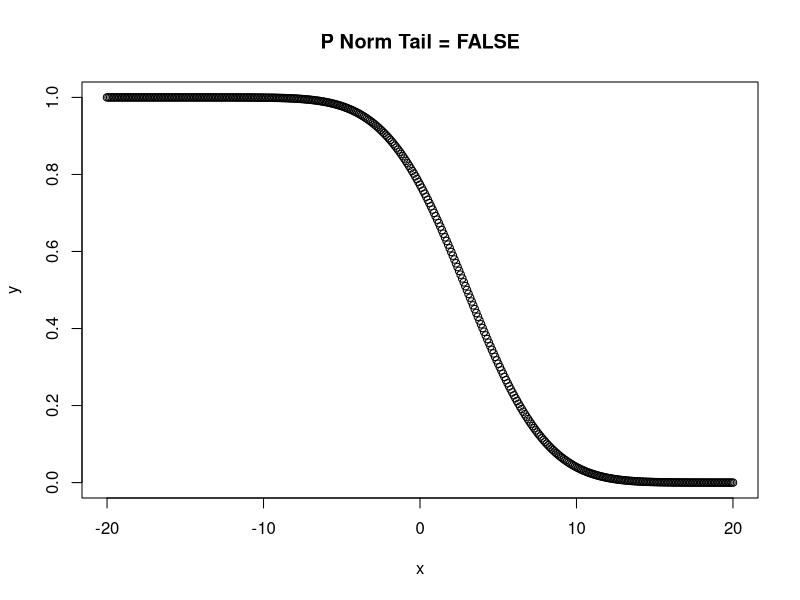
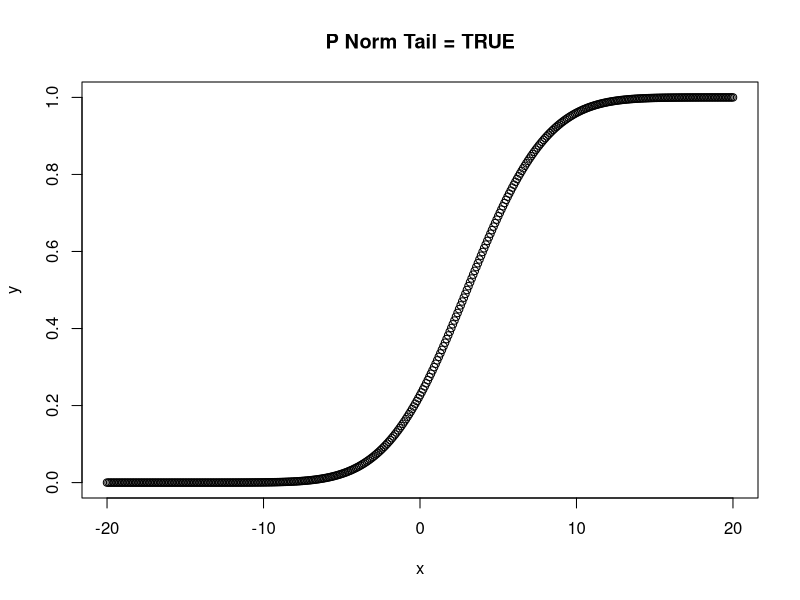
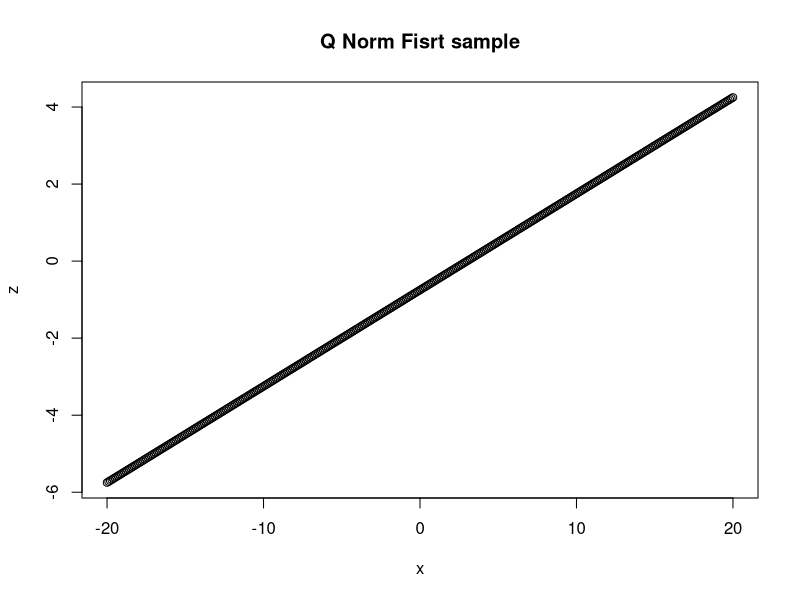
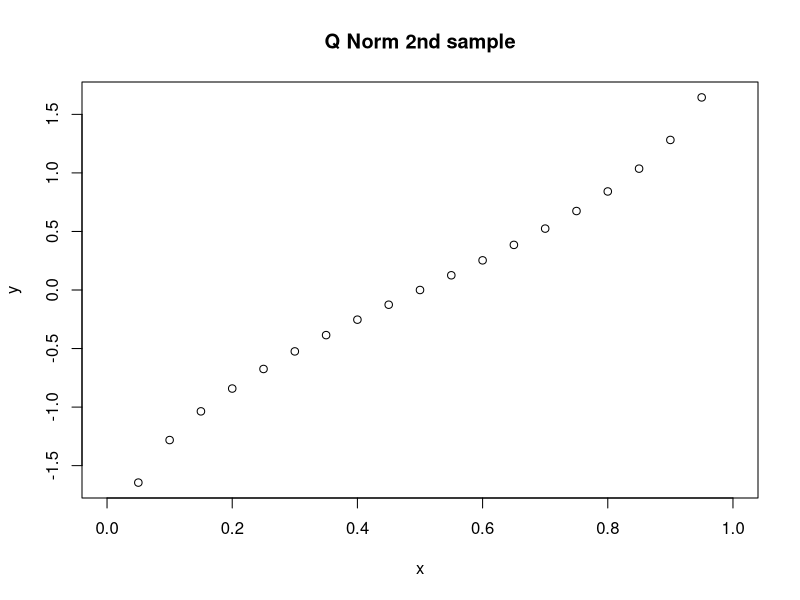
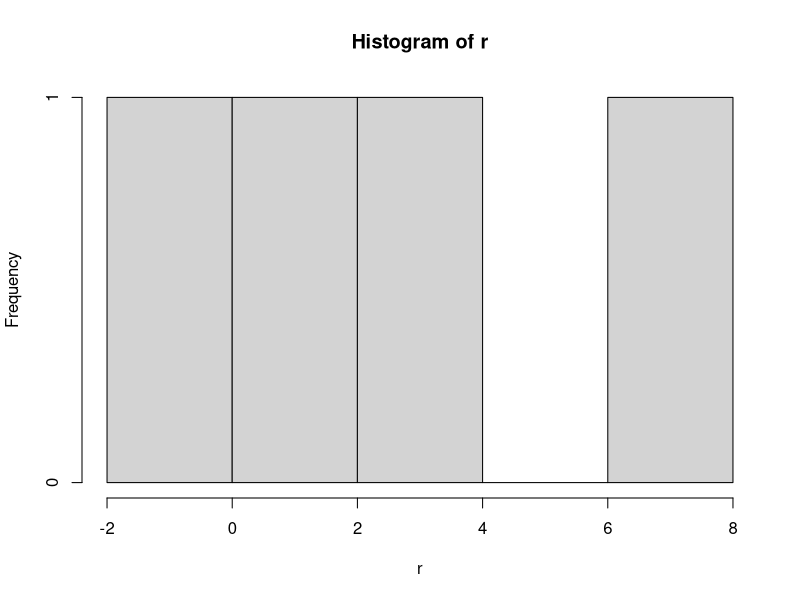
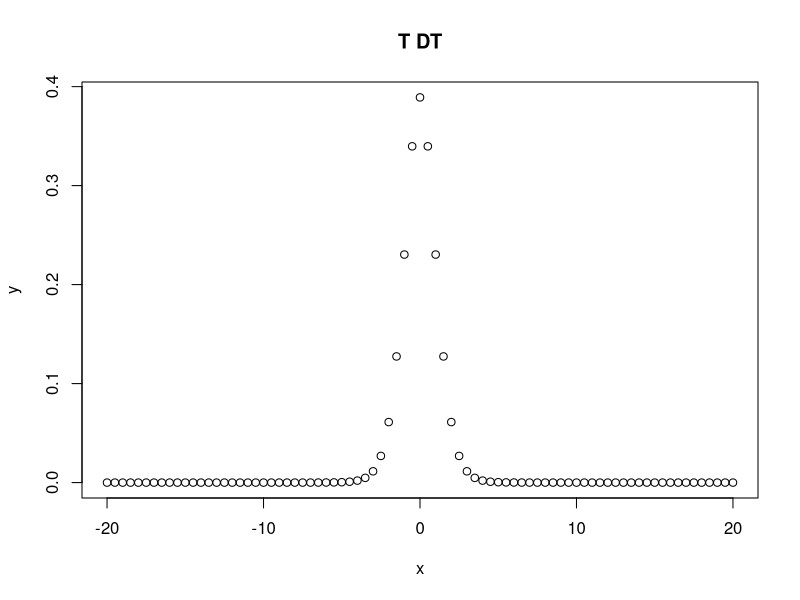
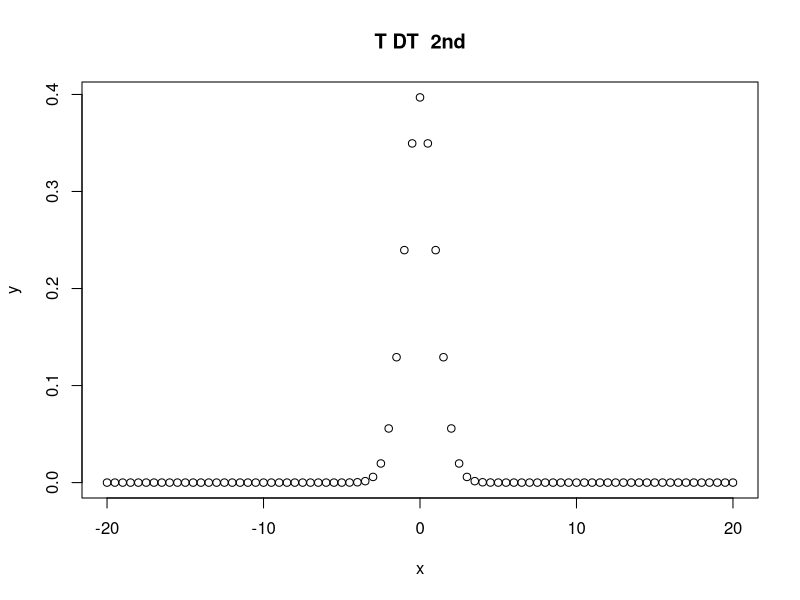
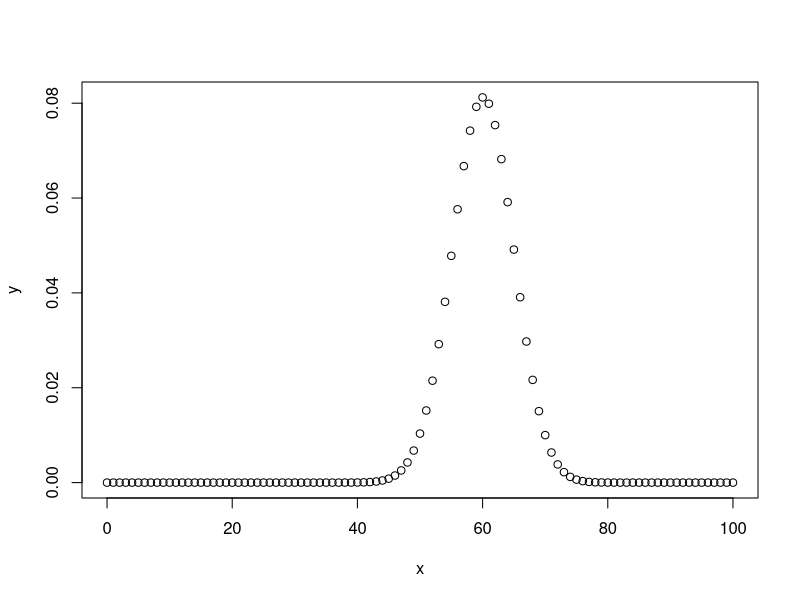

The R script that drew these images, in order:
# Title     : TODO
# Objective : TODO
# Created by: radhapavan
# Created on: 6/8/2018
pdf("plots3.pdf")
v <- c(0,1,2)
print(dnorm(v))
x <- seq(-20,20,by=.1)
y <- pnorm(x,mean=3,sd=4, lower.tail=FALSE)
plot(x,y, main="P Norm Tail = FALSE")
y <- pnorm(x,mean=3,sd=4, lower.tail=TRUE)
z <- qnorm(y)
z <- qnorm(y)
plot(x,y, main="P Norm Tail = TRUE")
plot(x,z, main="Q Norm Fisrt sample")
x <- seq(0,1,by=.05)



y <- qnorm(x)
plot(x,y, main="Q Norm 2nd sample")


r <- rnorm(4,mean=3,sd=3)
print(r)
hist(r)

x <- seq(-20,20,by=.5)
y <- dt(x,df=10)
plot(x,y,main="T DT")
y <- dt(x,df=50)
plot(x,y, main="T DT  2nd")


x <- seq(0,100,by=1)
y <- dbinom(x,100,0.6)
print(y)
plot(x,y)

# finding P value
x = c(9.0,9.5,9.6,10.2,11.6)
print(t.test(x))

dev.off()
